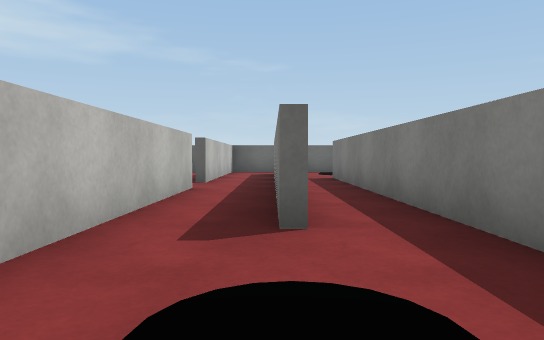
View 1 (above)

21 first-person views from a walk through a Unity game level. The camera is 0.52 m above the floor, tilts 2° down and sees 70° across. The floor is counted in squares, 1 m on a side. Each view is taken from the middle of a square. On the plan, view 1 faces up. The plan holds only what a view shows up to about 10 squares ahead; the rest is blank. The player character is not drawn. Surface patterns are stand-ins for the level's own textures.

View 2
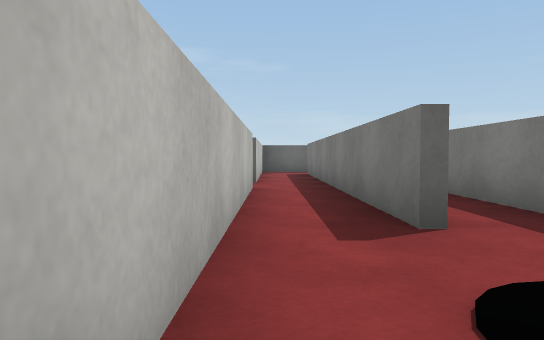

View 3
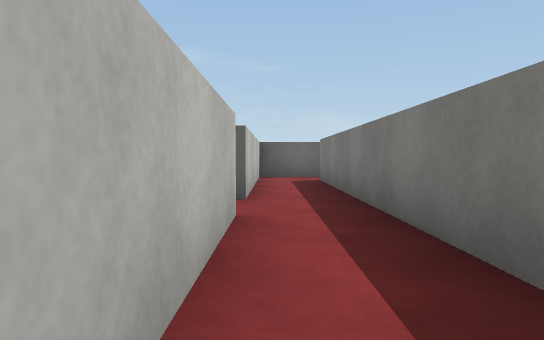

View 4
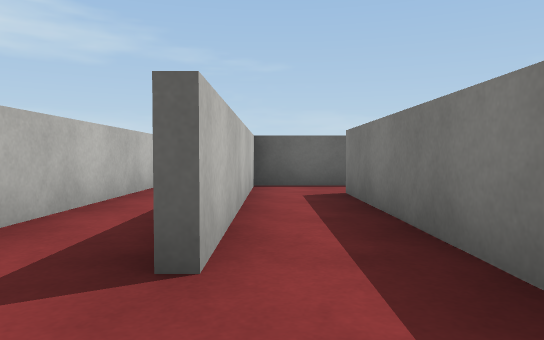

View 5
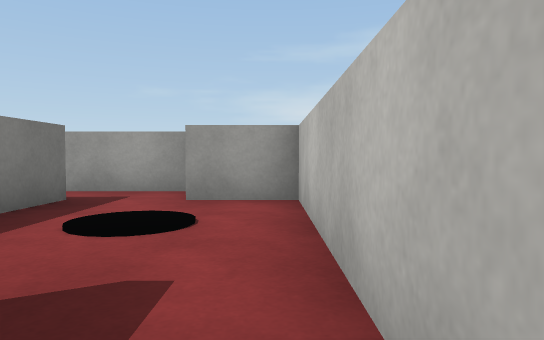

View 6
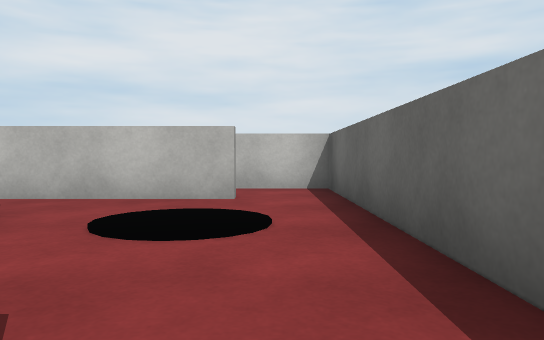

View 7
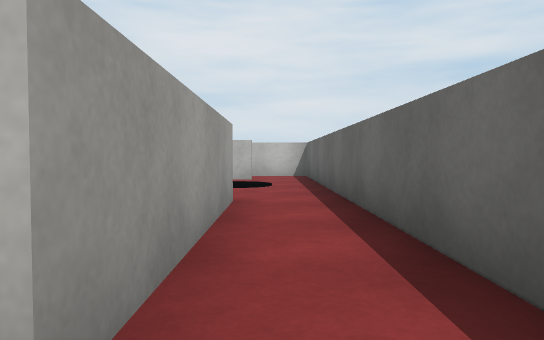

View 8
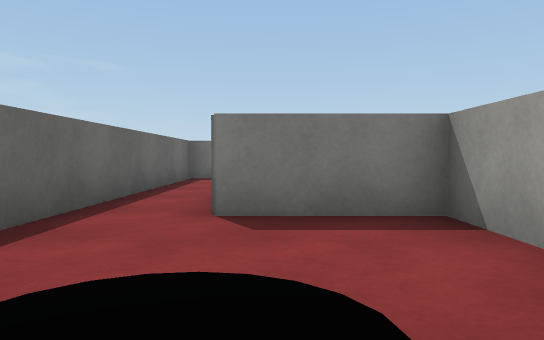

View 9
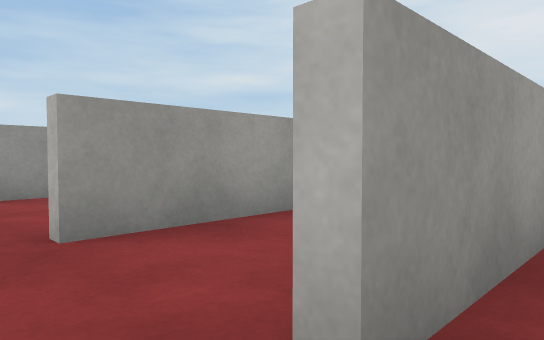

View 10
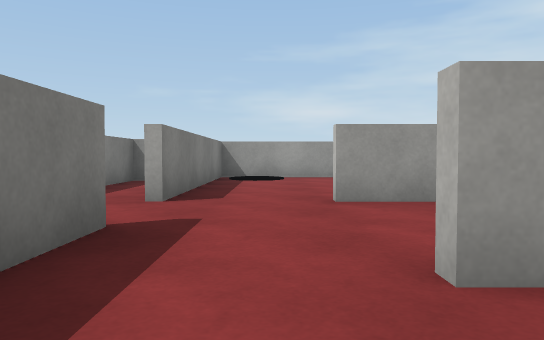

View 11
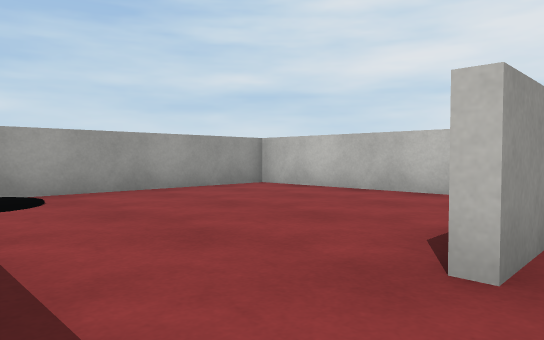

View 12
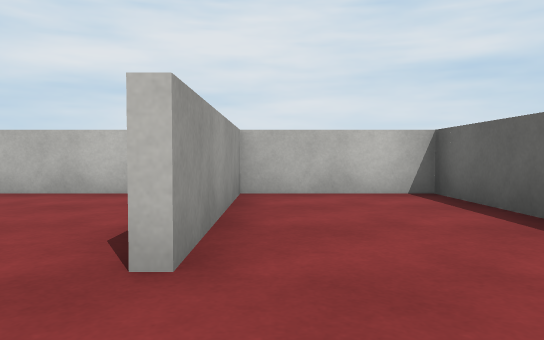

View 13
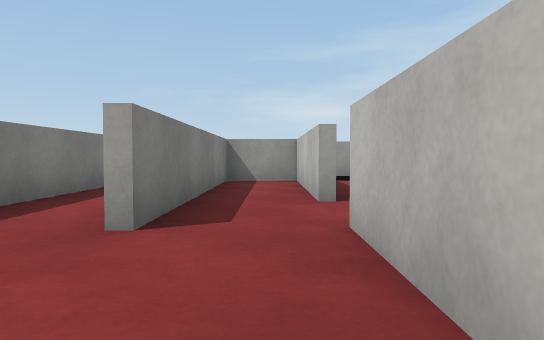

View 14
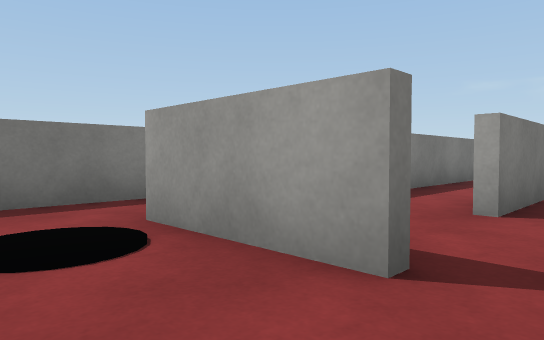

View 15
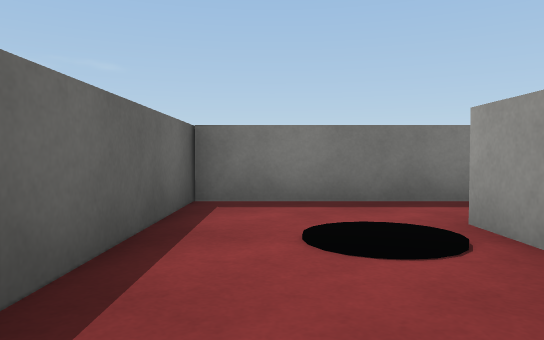

View 16
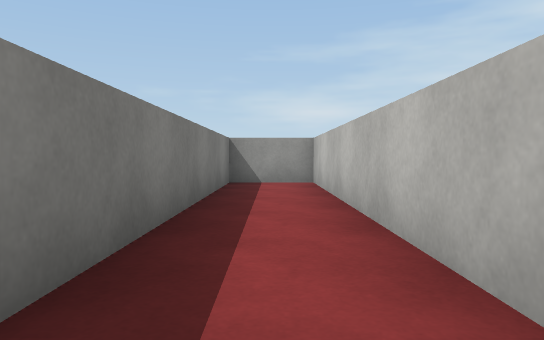

View 17
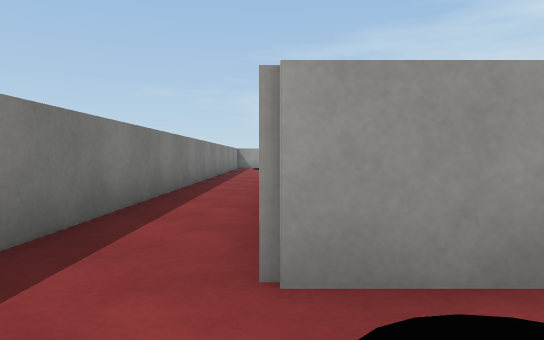

View 18
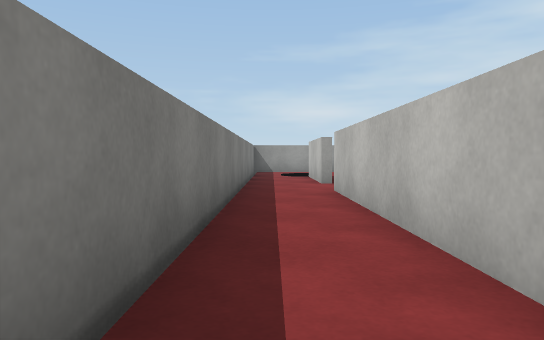

View 19
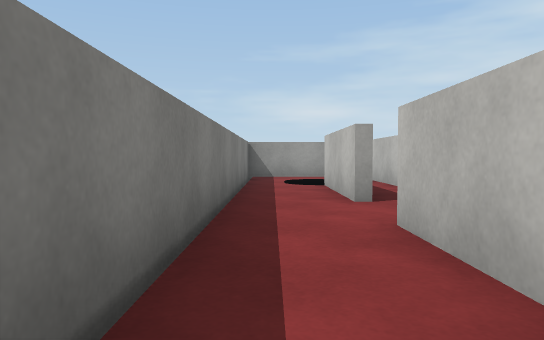

View 20
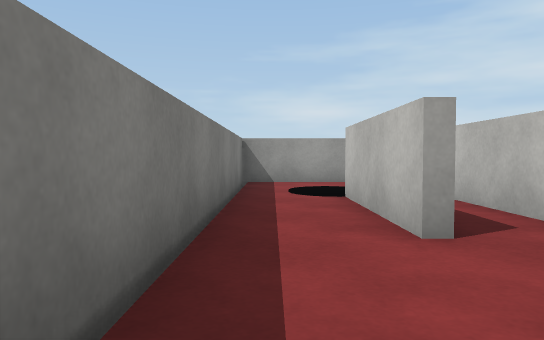

View 21
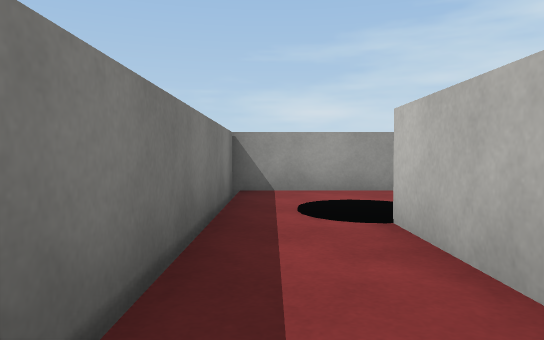

### Floor plan
Points are (right, up) in squares from view 1. A wall is a line through its corners. A room is listed if a view was taken in it or the views show most of it. See-through windows are left out.
Room 1 (views 1, 2, 3, 4, 5)
walls: (0.1, 2.7) (0.1, 6.4); (1.5, 2) (1.5, 5); (1.5, -0.8) (1.5, 0.5); (0.2, -1.8) (2, -1.8); (-1.3, 6.5) (-1.3, -0.6) (0.1, -0.6)
ways out: opening at (-1, 7) to room 8
objects: other object (0, 1)
Room 2 (views 6, 7, 8, 9, 10)
walls: (3.1, 9.5) (4.4, 9.5); (4.4, 9.3) (4.4, 11.5) (8.4, 11.5); (0.3, 11.6) (0.3, 8.6); (10.2, 12.9) (0.4, 12.9)
ways out: opening at (0, 12) to room 8; opening at (9, 11) to room 11
objects: black cylinder (2, 11) to (2, 12)
Room 3 (views 11, 12)
walls: (6.9, 9.3) (4.4, 9.3); (10.2, 5.4) (10.2, 6.6); (4.6, 9.3) (4.6, 6.6) (8.4, 6.6)
ways out: opening at (9, 6) to room 7; opening at (10, 7.5) to room 9; opening at (9, 9) to room 11
Room 4 (views 13, 14, 15, 17)
walls: (11.8, 10.5) (14.1, 10.5); (15.6, 10.4) (15.6, 12.9) (12.2, 12.9)
ways out: opening at (15, 11) to room 6; opening at (11, 10) to room 9
objects: other object (13, 11)
Room 5 (view 16)
walls: (12.2, 7.9) (12.2, 1.3) (13.8, 1.3) (13.8, 7.9)
ways out: opening at (12, 9) to room 9
Room 6 (views 18, 19, 20, 21)
walls: (14.1, 5.7) (14.1, 1); (15.6, -0.5) (15.6, 10.4)
ways out: opening at (15, 11) to room 4; opening at (15, -1) to room 10
Room 7 (no view inside)
walls: (4.6, 5) (4.6, 1.3) (10.2, 1.3) (10.2, 5.4)
ways out: opening at (9, 6) to room 3
objects: black cylinder (9, 2)
Room 8 (no view inside)
walls: (0.4, 12.9) (-1.3, 12.9) (-1.3, 7.6); (0.1, 6.4) (0.1, 11.6)
ways out: opening at (-1, 7) to room 1; opening at (0, 12) to room 2
Room 9 (no view inside)
walls: (10.4, 6.6) (10.4, 2.7) (12, 2.7) (12, 8.4); (10.4, 10.2) (10.4, 8.1)
ways out: opening at (10, 7.5) to room 3; opening at (11, 10) to room 4; opening at (12, 9) to room 5
Room 10 (no view inside)
walls: (14.1, -0.4) (14.1, -3.1); (12.8, -1.1) (12.8, -4.5); (13.1, -5.9) (15.6, -5.9) (15.6, -0.5)
ways out: opening at (15, -1) to room 6
objects: black cylinder (14, -4)
Room 11 (no view inside)
walls: (6.1, 9.5) (8.4, 9.5); (10.2, 8.1) (10.2, 9.4)
ways out: opening at (9, 11) to room 2; opening at (9, 9) to room 3

Positions as (right, up) in squares from view 1, and headings:
1: (0, 0), facing up
2: (-1, 0), facing up
3: (-1, 3), facing up
4: (-1, 6), facing up
5: (-1, 4), facing down
6: (5, 12), facing left
7: (9, 12), facing left
8: (1, 11), facing right
9: (9, 12), facing down-left
10: (9, 11), facing down
11: (10, 7), facing down-left
12: (10, 7), facing left
13: (11, 11), facing down
14: (11, 12), facing down-right
15: (11, 12), facing right
16: (13, 9), facing down
17: (14, 12), facing down
18: (15, 7), facing down
19: (15, 4), facing down
20: (15, 2), facing down
21: (15, 0), facing down
